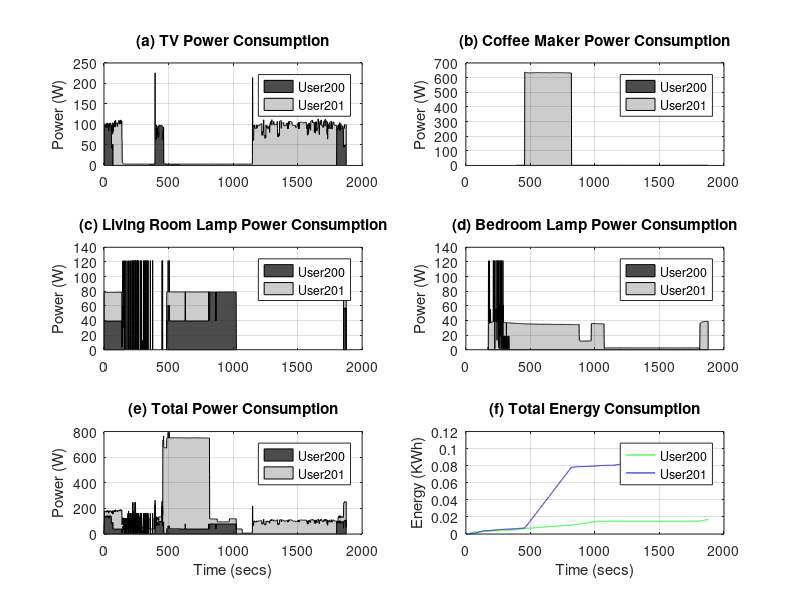

Reproduce this figure in MATLAB.
%% Load data files
load hyst.dat
load power.dat

%% Put data for Results using Hysteresis in respective arrays
htoken1tv     = hyst(:,1);
htoken1lamp   = hyst(:,2);
htoken1coffee = hyst(:,3);
htoken1lamp2  = hyst(:,4);

htoken2tv     = hyst(:,5);
htoken2lamp   = hyst(:,6);
htoken2coffee = hyst(:,7);
htoken2lamp2  = hyst(:,8);

%% Put power consumption data in respective arrays
powertv = power(:,1);
powerlamp = power(:,2);
powercoffee = power(:,3);
powerlamp2 = power(:,4);

%% Power consumption split
power1tv     = (powertv .* htoken1tv)         - (powertv .* ((htoken1tv & htoken2tv)/2));
power1tv     = abs(power1tv);
power2tv     = (powertv .* htoken2tv)         - (powertv .* ((htoken1tv & htoken2tv)/2));
power2tv     = abs(power2tv);

power1lamp   = (powerlamp   .* htoken1lamp)   - (powerlamp .* ((htoken1lamp & htoken2lamp)/2));
power1lamp   = abs(power1lamp);
power2lamp   = (powerlamp   .* htoken2lamp)   - (powerlamp .* ((htoken1lamp & htoken2lamp)/2));
power2lamp   = abs(power2lamp);

power1coffee = (powercoffee .* htoken1coffee) - (powercoffee .* ((htoken1coffee & htoken2coffee)/2));
power1coffee = abs(power1coffee);
power2coffee = (powercoffee .* htoken2coffee) - (powercoffee .* ((htoken1coffee & htoken2coffee)/2));
power2coffee = abs(power2coffee);

power1lamp2  = (powerlamp2  .* htoken1lamp2)  - (powerlamp2 .* ((htoken1lamp2 & htoken2lamp2)/2));
power1lamp2  = abs(power1lamp2);
power2lamp2  = (powerlamp2  .* htoken2lamp2)  - (powerlamp2 .* ((htoken1lamp2 & htoken2lamp2)/2));
power2lamp2  = abs(power2lamp2);

power1tot = power1tv + power1coffee + power1lamp + power1lamp2;
power2tot = power2tv + power2coffee + power2lamp + power2lamp2;

% Total Energy is converted to KWh
energy1tot = cumsum(power1tot) / (60 * 60 * 1000);
energy2tot = cumsum(power2tot) / (60 * 60 * 1000);

%% Plot the results
subplot(3, 2, 1), h = area([power1tv power2tv]);
%axis([0 length(htoken1tv) 0 150]);
grid on;
set(h(1),'FaceColor',[0.3 0.3 0.3])
set(h(2),'FaceColor',[0.8 0.8 0.8])
set(gca,'Layer','top');
title('(a) TV Power Consumption');
legend('User200', 'User201');
ylabel('Power (W)');

subplot(3, 2, 2), h=area([power1coffee power2coffee]);
%axis([0 length(htoken1tv) 0 150]);
grid on;
set(h(1),'FaceColor',[0.3 0.3 0.3])
set(h(2),'FaceColor',[0.8 0.8 0.8])
set(gca,'Layer','top');
title('(b) Coffee Maker Power Consumption');
legend('User200', 'User201');
ylabel('Power (W)');

subplot(3, 2, 3), h=area([power1lamp power2lamp]);
%axis([0 length(htoken1tv) 0 150]);
grid on;
%set(h(1),'FaceColor',[0.86 0.22 0.07])
%set(h(2),'FaceColor',[1 0.6 0.0])
set(h(1),'FaceColor',[0.3 0.3 0.3])
set(h(2),'FaceColor',[0.8 0.8 0.8])
set(gca,'Layer','top');
title('(c) Living Room Lamp Power Consumption');
legend('User200', 'User201');
ylabel('Power (W)');

subplot(3, 2, 4), h=area([power1lamp2 power2lamp2]);
%axis([0 length(htoken1tv) 0 150]);
grid on;
set(h(1),'FaceColor',[0.3 0.3 0.3])
set(h(2),'FaceColor',[0.8 0.8 0.8])
set(gca,'Layer','top');
title('(d) Bedroom Lamp Power Consumption');
legend('User200', 'User201');
ylabel('Power (W)');

subplot(3, 2, 5), h=area([power1tot power2tot]);
%axis([0 length(htoken1tv) 0 150]);
grid on;
set(h(1),'FaceColor',[0.3 0.3 0.3])
set(h(2),'FaceColor',[0.8 0.8 0.8])
set(gca,'Layer','top');
title('(e) Total Power Consumption');
xlabel('Time (secs)');
legend('User200', 'User201');
ylabel('Power (W)');

%{
subplot(3, 2, 6), h=area([energy1tot energy2tot]);
%axis([0 length(htoken1tv) 0 150]);
grid on;
set(h(1),'FaceColor',[0.3 0.3 0.3])
set(h(2),'FaceColor',[0.8 0.8 0.8])
set(gca,'Layer','top');
title('(f) Total Energy Consumption');
xlabel('Time (secs)');
legend('User200', 'User201');
ylabel('Energy (KWh)');
%}

subplot(3, 2, 6), plot(energy1tot, 'g');
hold on;
plot(energy2tot, 'b')
%axis([0 length(htoken1tv) 0 max()]);
grid on;
title('(f) Total Energy Consumption');
xlabel('Time (secs)');
legend('User200', 'User201');
ylabel('Energy (KWh)');

%% Plot the results
%{
subplot(2, 1, 1), area([energy1tot energy2tot]);
%axis([0 length(htoken1tv) 0 150]);
grid on;
colormap autumn;
set(gca,'Layer','top');
title('(a) Total Energy Consumption');
xlabel('Time (secs)');
legend('User200', 'User201', 'Location', 'BestOutside');
legend('boxoff');

subplot(2, 1, 2), plot(energy1tot, 'r');
hold on;
plot(energy2tot, 'b')
%axis([0 length(htoken1tv) 0 150]);
grid on;
title('(b) Total Energy Consumption');
xlabel('Time (secs)');
legend('User200', 'User201', 'Location', 'BestOutside');
legend('boxoff');
%}